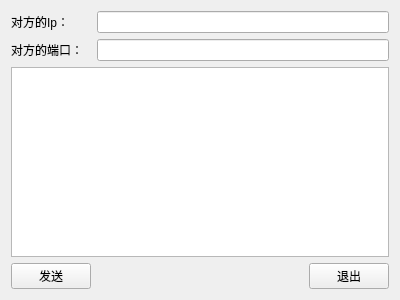
<?xml version="1.0" encoding="UTF-8"?>
<ui version="4.0">
 <class>TcpTest</class>
 <widget class="QWidget" name="TcpTest">
  <property name="geometry">
   <rect>
    <x>0</x>
    <y>0</y>
    <width>400</width>
    <height>300</height>
   </rect>
  </property>
  <property name="windowTitle">
   <string>TcpTest</string>
  </property>
  <layout class="QGridLayout" name="gridLayout">
   <item row="0" column="0">
    <widget class="QLabel" name="IP">
     <property name="text">
      <string>对方的Ip：</string>
     </property>
    </widget>
   </item>
   <item row="1" column="0">
    <widget class="QLabel" name="Port">
     <property name="text">
      <string>对方的端口：</string>
     </property>
    </widget>
   </item>
   <item row="3" column="0">
    <widget class="QPushButton" name="BtnSend">
     <property name="text">
      <string>发送</string>
     </property>
    </widget>
   </item>
   <item row="3" column="1">
    <spacer name="horizontalSpacer">
     <property name="orientation">
      <enum>Qt::Horizontal</enum>
     </property>
     <property name="sizeHint" stdset="0">
      <size>
       <width>217</width>
       <height>20</height>
      </size>
     </property>
    </spacer>
   </item>
   <item row="3" column="2">
    <widget class="QPushButton" name="BtnStop">
     <property name="text">
      <string>退出</string>
     </property>
    </widget>
   </item>
   <item row="2" column="0" colspan="3">
    <widget class="QTextEdit" name="textEdit"/>
   </item>
   <item row="1" column="1" colspan="2">
    <widget class="QLineEdit" name="PortEdit"/>
   </item>
   <item row="0" column="1" colspan="2">
    <widget class="QLineEdit" name="IPEdit"/>
   </item>
  </layout>
 </widget>
 <layoutdefault spacing="6" margin="11"/>
 <resources/>
 <connections/>
</ui>
